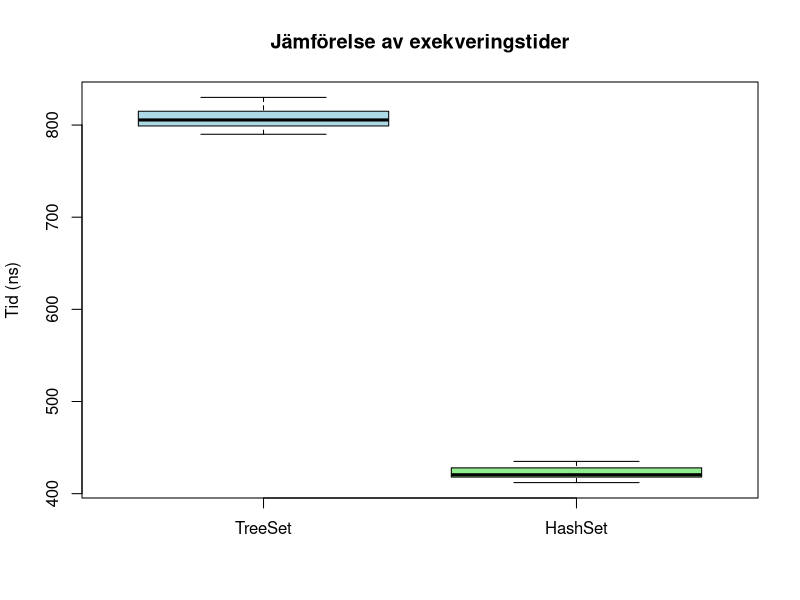

Source code (R): (Note: this script raises an error after producing the figure.)
run_welch_test <- function(treeset, hashset, label = "test") {
  # T-test
  result <- t.test(treeset, hashset, var.equal = FALSE)

  # Spara t-test resultat
  sink(paste0(label, "_t_test_result.txt"))
  print(result)
  sink()

  # Boxplot
  png(paste0(label, "_boxplot.png"), width = 800, height = 600)
  boxplot(treeset, hashset,
          names = c("TreeSet", "HashSet"),
          main = "Jämförelse av exekveringstider",
          ylab = "Tid (ns)",
          col = c("lightblue", "lightgreen"))
  dev.off()

  return(result)
}


# 10 medelvärden från 600 iterationer
treeset_times <- c(811, 802, 790, 830, 799, 815, 820, 809, 800, 795)
hashset_times <- c(420, 425, 418, 430, 412, 435, 428, 419, 421, 416)

run_welch_test(treeset_times, hashset_times, label = "insert_comparison")

# senare: annan data
run_welch_test(other_tree, other_hash, label = "contains_comparison")

